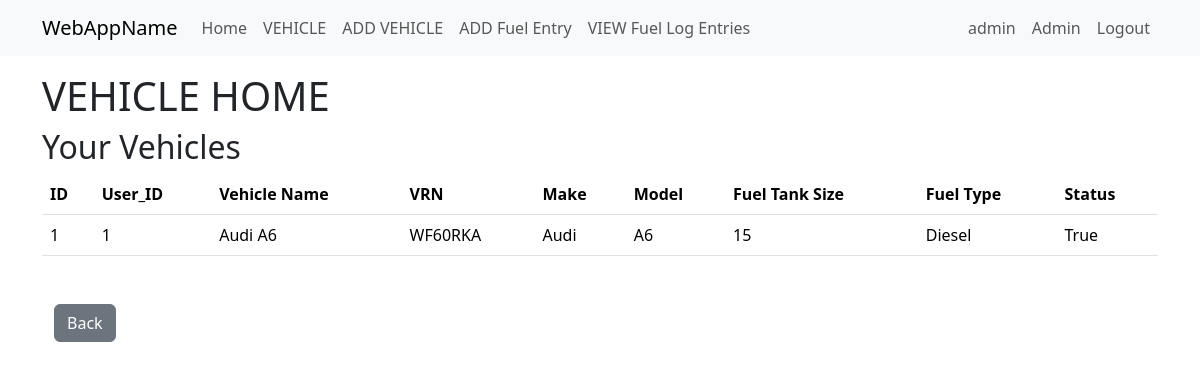
Page /vehicle_home (signed in) on the committed database.
### app/models.py (models this page shows, shortened)
class User(UserMixin, db.Model):
    id = db.Column(Integer, primary_key=True)
    username = db.Column(String(64), index=True, unique=True)
    email = db.Column(String(120), index=True, unique=True)
    password_hash = db.Column(String(256))
    roles = so.relationship('Role', secondary='user_roles', back_populates='users')
    def is_admin(self):
        return 'admin' in [role.name for role in self.roles]

class VehicleData(db.Model):
    id = db.Column(Integer, primary_key = True)
    user_id = db.Column(Integer, db.ForeignKey('user.id'))
    vehicle_nickname = db.Column(db.String(64))
    vrn = db.Column(db.String(64))
    vehicle_make = db.Column(db.String(64))
    vehicle_model = db.Column(db.String(64))
    vehicle_fuel_tank_size = db.Column(db.Integer)
    vehicle_fuel_type = db.Column(db.String(64))
    vehicle_active = db.Column(db.Boolean, default=True)

### app/vehicle/routes.py (the view)
@bp.route('/vehicle_home')
@login_required
def vehicle_home():
    user_vehicles = db.session.query(VehicleData)
    return render_template("vehicle/vehicle_home.html",
                           title="Vehicle Home",
                           user_vehicles = user_vehicles)

### app/models.py (called while the page is built)
@login.user_loader
def load_user(id):
    return db.session.get(User, int(id))

### app/templates/vehicle/vehicle_home.html
{% extends "base.html" %}
{% block content %}
<h1>VEHICLE HOME</h1>
<div>
    <div>
        <h2>Your Vehicles</h2>
    </div>
    <div>
        <table class="table">
            <thead>
                <tr>
                  <th scope="col">ID</th>
                  <th scope="col">User_ID</th>
                  <th scope="col">Vehicle Name</th>
                  <th scope="col">VRN</th>
                  <th scope="col">Make</th>
                  <th scope="col">Model</th>
                  <th scope="col">Fuel Tank Size</th>
                  <th scope="col">Fuel Type</th>
                  <th scope="col">Status</th>
                </tr>
              </thead>
              <body>
                {% for vehicle in user_vehicles %}
                    <tr>
                        <td>{{vehicle.id}}</td>
                        <td>{{vehicle.user_id}}</td>
                        <td>{{vehicle.vehicle_nickname}}</td>
                        <td>{{vehicle.vrn}}</td>
                        <td>{{vehicle.vehicle_make}}</td>
                        <td>{{vehicle.vehicle_model}}</td>
                        <td>{{vehicle.vehicle_fuel_tank_size}}</td>
                        <td>{{vehicle.vehicle_fuel_type}}</td>
                        <td>{{vehicle.vehicle_active}}</td>
                    </tr>
                {% endfor %}
              </body>
        </table>
    </div>
</div>
<div class="container mt-5">
    <button class="btn btn-secondary" onclick="history.back()">Back</button>
</div>
{% endblock %}

### app/templates/base.html (shortened to what this page needs)
<!doctype html>
<html lang="en">
<head>
    <link href="https://cdn.jsdelivr.net/npm/bootstrap@5.3.2/dist/css/bootstrap.min.css"
          rel="stylesheet"
>
    <link rel="stylesheet" href="{{ url_for('static', filename='style.css') }}">
</head>
<body>
    <nav class="navbar navbar-expand-lg bg-body-tertiary">
        <div class="container">
            <a class="navbar-brand" href="{{ url_for('main.index') }}">WebAppName</a>
            <div class="collapse navbar-collapse" id="navbarSupportedContent">
                <ul class="navbar-nav me-auto mb-2 mb-lg-0">
                    <li class="nav-item">
                        <a class="nav-link" aria-current="page" href="{{ url_for('main.index') }}">Home</a>
                    </li>
                    <li class="nav-item">
                        <a class="nav-link" aria-current="page" href="{{ url_for('vehicle.vehicle_home') }}">VEHICLE</a>
                    </li>
                    <li class="nav-item">
                        <a class="nav-link" aria-current="page" href="{{ url_for('vehicle.vehicle_add_vehicle') }}">ADD VEHICLE</a>
                    </li>
                    <li class="nav-item">
                        <a class="nav-link" aria-current="page" href="{{ url_for('vehicle.fuel_log_add_entry') }}">ADD Fuel Entry</a>
                    </li>
                    <li class="nav-item">
                        <a class="nav-link" aria-current="page" href="{{ url_for('vehicle.fuel_log_view_entries') }}">VIEW Fuel Log Entries</a>
                    </li>
                </ul>
                <ul class="navbar-nav mb-2 mb-lg-0">
                    {% if current_user.is_anonymous %}
                        <li class="nav-item">
                            <a class="nav-link" aria-current="page" href="{{ url_for('auth.login') }}"">Login</a>
                        </li>
                    {% else %}
                        <li class="nav-item">
                            <a class="nav-link" aria-current="page" href="{{ url_for('main.index')}} ">{{ current_user.username }}</a>
                        </li>
                        {% if current_user.is_admin() %}
                            <li class="nav-item">
                                <a class="nav-link" aria-current="page" href="{{ url_for('admin.admin_home') }}">Admin</a>
                            </li>
                        {% endif %}
                        <li class="nav-item">
                            <a class="nav-link" aria-current="page" href="{{ url_for('auth.logout')}} ">Logout</a>
                        </li>
                    {% endif %}
                </ul>
            </div>
        </div>
    </nav>
    <div class="container mt-3">
        {% block content %}{% endblock %}
    </div>
</body>
</html>

### rows in the picture
User: username "admin"
VehicleData: id "1", user_id "1", vehicle_nickname "Audi A6", vrn "WF60RKA", vehicle_make "Audi", vehicle_model "A6", vehicle_fuel_tank_size "15", vehicle_fuel_type "Diesel", vehicle_active "True"
